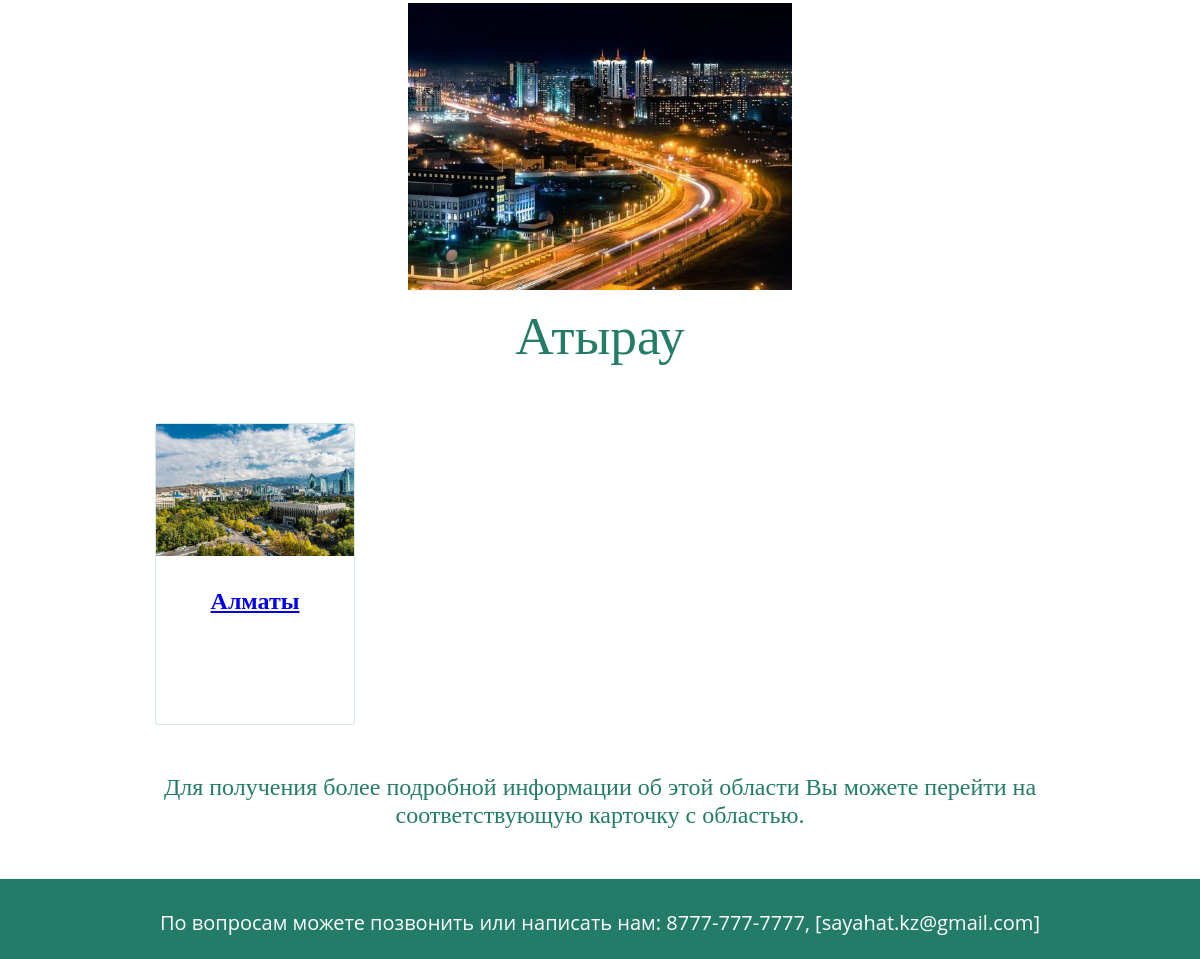
/areas (lower part), run on an earlier commit of the app's database.
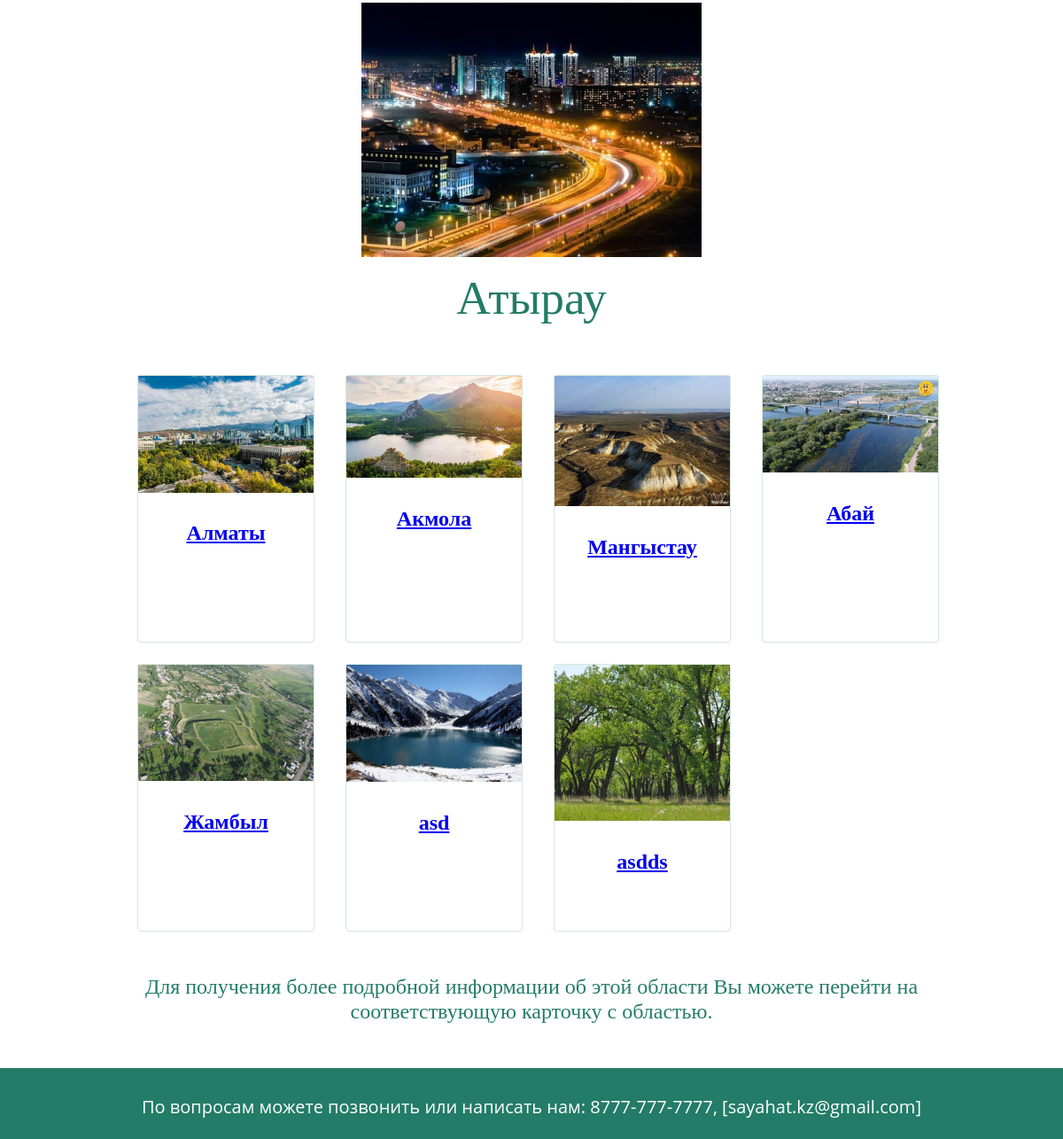
And on a later commit of the database.
### main/models.py (models this page shows, shortened)
class Area(models.Model):
    location = models.CharField(max_length=120, unique=True)
    image = models.ImageField(upload_to='areas_image')
    class Meta:
        verbose_name = 'Area'
        verbose_name_plural = 'Areas'

### main/views.py (the view)
# urls.py: path('areas', views.areas, name='areas'),
def areas(request):
    context = {
            'title': 'sayahat',
            'areas': Area.objects.all(),
        }
    return render(request, 'main/areas.html', context)

### main/templates/main/areas.html (shortened to what this page needs)
{% load static %}
<!DOCTYPE html>
<html lang="en">
<head>
    <link rel="stylesheet" href="{% static '/vendor/css/css/style2.css'%}">
</head>
<body>
<div class="main">
    <div class="max_width mrl_auto text_center mt50px content_col">
        <div class="flex-column items-center">
            <div >
                <img src="{% static '/vendor/css/images/Atyrau.jpg' %}" width="40%">
                <p class="mt0px">Атырау</p>
            </div>
            <div class="flex " style="flex-wrap: wrap">
                {% for area in areas %}
                <div class="mb15rem" style="flex: 0 0 17%;max-width: 30%;min-width: 200px; margin-left: 35px;">
                    <div class="card" style="height: 300px">
                        <img class="card-img-top"
                             src="{{ area.image.url }}" width="100%"
                             alt="">
                        <div class="card-body">
                            <h4 class="card-title">
                                <a href="{% url 'main:area_products' %}">{{ area.location }}</a>
                            </h4>
                        </div>
                    </div>
                </div>
                {% endfor %}
            </div>
            <div style="font-size: 18pt;">
                <p>Для получения более подробной информации об этой области Вы можете перейти на соответствующую карточку с областью.</p>
            </div>
        </div>
    </div>
    <footer>
        <div style="margin-top: 30px">
            <p>По вопросам можете позвонить или написать нам: 8777-777-7777, [sayahat.kz@gmail.com]</p>
        </div>
    </footer>
</div>
</body>
</html>

What changed in the data, as far as the page shows it:
added Area: image (picture), location "Акмола"
added Area: image (picture), location "Мангыстау"
added Area: image (picture), location "Абай"
added Area: image (picture), location "Жамбыл"
added Area: image (picture), location "asd"
added Area: image (picture), location "asdds"
